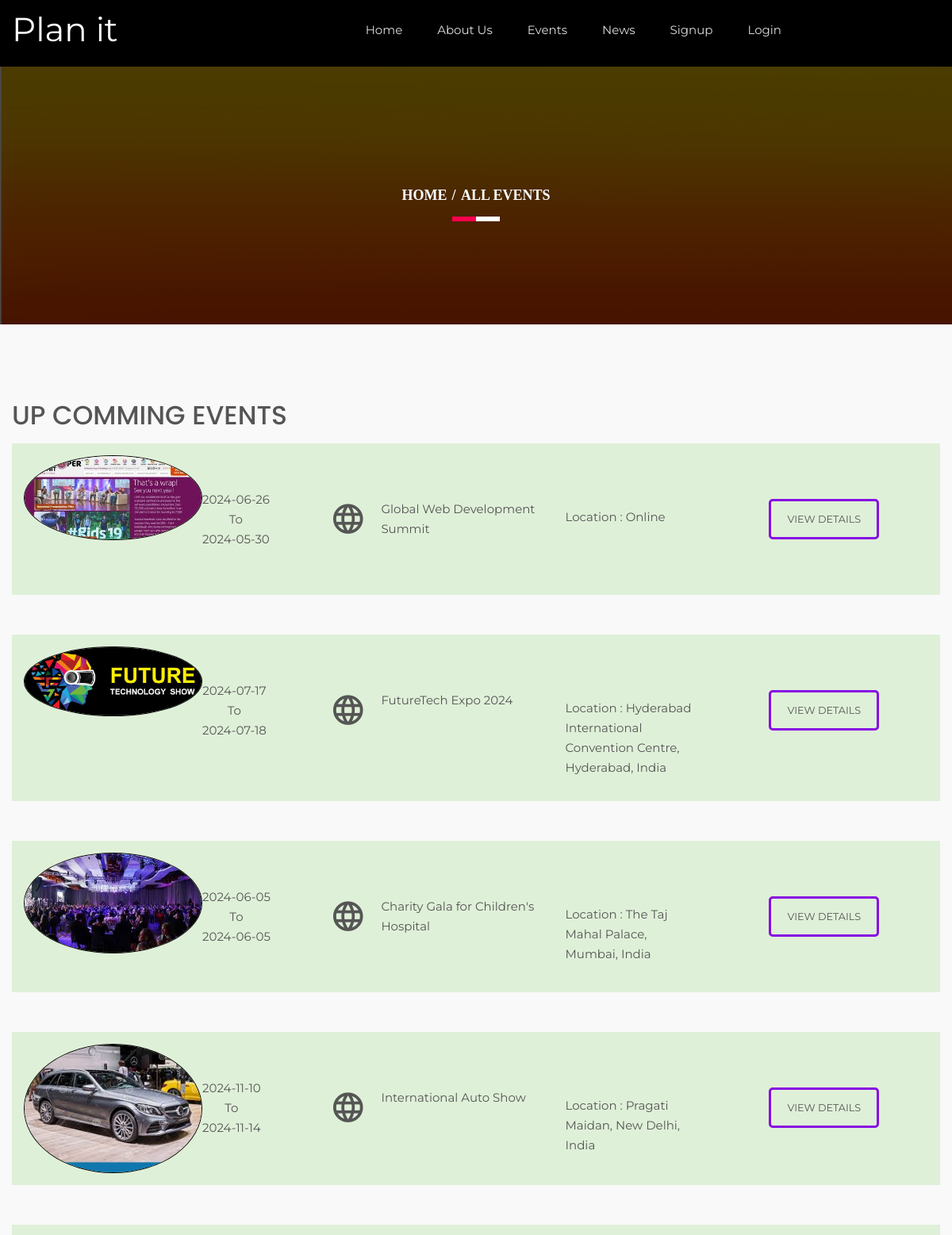
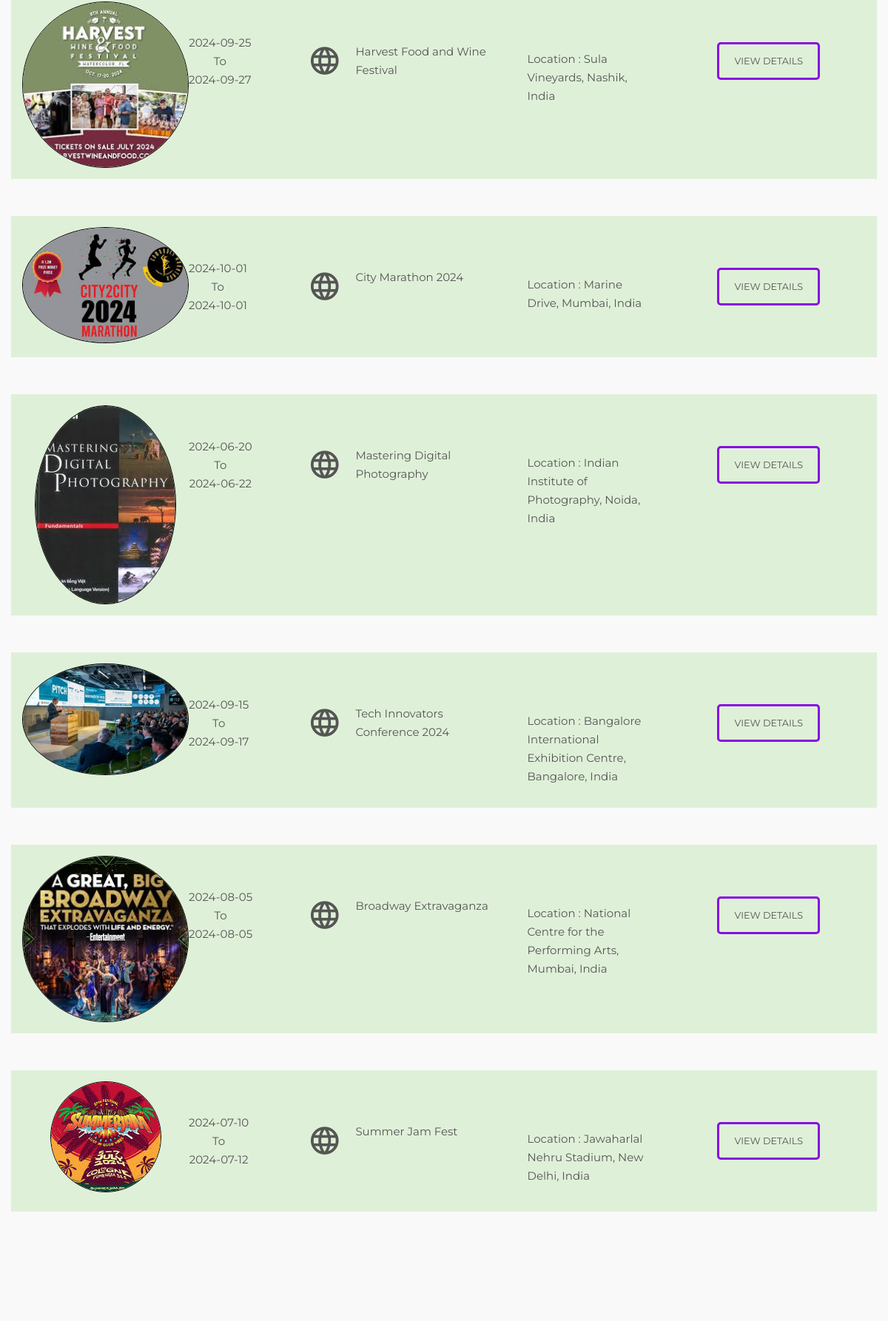
The page /all-events.php (upper part) on the database its author committed (2 pictures, top to bottom).
### tables this page shows
CREATE TABLE `tblgenralsettings` (
  `id` int(11) NOT NULL,
  `SiteName` varchar(200) DEFAULT NULL,
  `PhoneNumber` text DEFAULT NULL,
  `EmailId` varchar(255) DEFAULT NULL,
  `address` mediumtext DEFAULT NULL,
  `footercontent` mediumtext DEFAULT NULL,
  `LastUpdationDate` timestamp NULL DEFAULT NULL ON UPDATE current_timestamp()
);

CREATE TABLE `tblevents` (
  `id` int(11) NOT NULL,
  `CategoryId` char(10) DEFAULT NULL,
  `SponserId` char(10) DEFAULT NULL,
  `EventName` varchar(255) DEFAULT NULL,
  `EventDescription` mediumtext DEFAULT NULL,
  `EventStartDate` date DEFAULT NULL,
  `EventEndDate` date DEFAULT NULL,
  `EventLocation` varchar(255) DEFAULT NULL,
  `EventImage` varchar(255) DEFAULT NULL,
  `PostingDate` timestamp NULL DEFAULT current_timestamp(),
  `LastUpdationDate` timestamp NULL DEFAULT NULL ON UPDATE current_timestamp(),
  `IsActive` int(1) DEFAULT NULL
);

### all-events.php (the view, shortened to what this page needs)
<?php
include('includes/config.php');
?>
<!doctype html>
<html class="no-js" lang="en">
    <head>
        <link rel="stylesheet" href="css/bootstrap.min.css">
        <link rel="stylesheet" href="css/animate.css">
        <link rel="stylesheet" href="css/meanmenu.min.css">
        <link rel="stylesheet" href="css/owl.carousel.css">
        <link rel="stylesheet" href="css/icofont.css">
        <link rel="stylesheet" href="css/nivo-slider.css">
        <link rel="stylesheet" href="css/animate-text.css">
        <link rel="stylesheet" href="css/material-design-iconic-font.min.css">
		<link rel="stylesheet" href="style.css">
        <link rel="stylesheet" href="css/responsive.css">
		<link href="css/color/skin-default.css" rel="stylesheet">
    </head>
    <body>
         <div class="wrapper single-blog">
           <div id="home" class="header-slider-area">
                   <?php include_once('includes/header.php');?>
            </div>
            <div class="breadcumb-area bg-overlay">
                <div class="container">
                    <ol class="breadcrumb">
                        <li><a href="index.php">Home</a></li>
                        <li class="active">All Events</li>
                    </ol>
                </div>
            </div>
       <div class="upcomming-events-area off-white ptb100">
                  <div class="container">
                      <div class="row">
                          <div class="col-xs-12">
                           <h1 class="section-title">Up Comming Events</h1>
                        </div>
                          <div class="total-upcomming-event col-md-12 col-sm-12 col-xs-12">
<?php
$isactive=1;
$sql = "SELECT EventName,EventLocation,EventStartDate,EventEndDate,EventImage,id from tblevents where IsActive=:isactive order by id desc ";
$query = $dbh -> prepare($sql);
$query->bindParam(':isactive',$isactive,PDO::PARAM_STR);
$query->execute();
$results=$query->fetchAll(PDO::FETCH_OBJ);
if($query->rowCount() > 0)
{
foreach($results as $row)
{
    ?>
                              <div class="single-upcomming shadow-box">
                                 <div class="col-md-4 hidden-sm col-xs-12">
                                     <div class="sue-pic">
                                        <img src="admin/eventimages/<?php echo htmlentities($row->EventImage);?>" alt="<?php echo htmlentities($row->EventName);?>" style="border:#000 1px solid">
                                     </div>
                                     <div class="sue-date-time text-center">
                                         <span><?php echo htmlentities($row->EventStartDate);?></span>To
                                         <span><?php echo htmlentities($row->EventEndDate);?></span>
                                     </div>
                                 </div>
                                 <div class="col-md-3 col-sm-5 col-xs-12">
                                    <div class="uc-event-title">
                                        <div class="uc-icon"><i class="zmdi zmdi-globe-alt"></i></div>
                                        <a href="#"><?php echo htmlentities($row->EventName);?></a>
                                    </div>
                                 </div>
                                 <div class="col-md-2 col-sm-3 col-xs-12">
                                     <div class="venu-no">
                                         <p>Location : <?php echo htmlentities($row->EventLocation);?></p>
                                     </div>
                                 </div>
                                 <div class="col-md-3 col-sm-4 col-xs-12">
                                     <div class="upcomming-ticket text-center">
<a href="event-details.php?evntid=<?php echo htmlentities($row->id);?>" class="btn-def bnt-2 small">View Details</a>
                                     </div>
                                 </div>
                              </div>
 <?php } }  else { ?>
 <p>No Record Found</p>
 <?php } ?>
                          </div>
                      </div>
                  </div>
              </div>
        </div>
    </body>
</html>

### includes/header.php (shortened to what this page needs)
<?php
$ret = "Select  SiteName from tblgenralsettings ";
$querys = $dbh -> prepare($ret);
$querys->execute();
$resultss=$querys->fetchAll(PDO::FETCH_OBJ);
if($querys->rowCount() > 0)
{
foreach($resultss as $rows)
{ ?>
   <div id="home" class="header-slider-area">
                <div class="header-area header-2">
                    <div id="sticker" class="logo-menu-area header-area-2">
                        <div class="container hidden-xs">
                            <div class="row">
                                <div class="col-md-2 col-sm-3">
                                    <div class="logo">
                                        <a href="index.php" style="font-size:42px; color:#fff"><?php echo htmlentities($rows->SiteName);?></a>
                                    </div>
                                </div>
                                <div class="col-md-8 col-sm-9">
                                    <div class="main-menu text-right">
                                        <nav>
                                            <ul id="nav">
                                                <li><a class="smooth-scroll" href="index.php">Home</a></li>
                                                <li><a class="smooth-scroll" href="about-us.php">About Us</a></li>
                                                <li><a class="smooth-scroll" href="all-events.php">Events</a></li>
                                                <li><a class="smooth-scroll" href="news.php">News</a></li>
                                                <?php if(strlen($_SESSION['usrid']==0)){?>
                                                <li><a class="smooth-scroll" href="signup.php">Signup</a></li>
                                                 <li><a class="smooth-scroll" href="signin.php">Login</a></li>
                                             <?php } else {?>
<li><a class="smooth-scroll" href="profile.php">My Account</a></li>
                                             <?php } ?>
                                            </ul>
                                        </nav>
                                    </div>
                                </div>
                                </div>
                            </div>
                        </div>
                    </div>
                    <?php }} ?>

### style.css (style rules this page uses)
.container { width: 1200px }
html, body { height: 100%; font-family: 'Montserrat', sans-serif; font-size: 15px; color: #555; line-height: 25px; }
img { max-width: 100%; height: auto; }
p { margin: 0 0 15px }
h1, h2, h3, h4, h5, h6 { margin: 0 0 10px }
h1 { font-family: 'Poppins', sans-serif }
a { -webkit-transition: all 0.3s ease 0s; transition: all 0.3s ease 0s; text-decoration: none; color: #555; }
ul { list-style: outside none none; margin: 0; padding: 0; }
.ptb100 { padding: 100px 0 }
.off-white { background: #f9f9f9 }
.wrapper { background: #fff }
ul li { display: inline-block }
.main-menu ul li a { color: #ddd }
.logo-menu-area { padding: 35px 0 }
.main-menu ul li { margin-right: 40px }
.main-menu ul li:last-child { margin: 0 }
.header-area { left: 0; position: absolute; top: 0; width: 100%; z-index: 999; }
.header-slider-area { position: relative }
a.btn-def { border: 1px solid #f1f1f1; border-radius: 5px; color: #f1f1f1; display: inline-block; padding: 15px 30px; text-transform: uppercase; }
a.btn-def.bnt-2 { border: 3px solid #870ee2; color: #555; padding: 10px 20px; }
a.btn-def.bnt-2.small { padding: 10px 20px }
.section-title { color: #555555; font-size: 33px; line-height: 30px; margin: 0 0 20px; text-transform: uppercase; }
.shadow-box { -webkit-transition: all 0.3s ease 0s; transition: all 0.3s ease 0s; }
.sue-pic > img { border-radius: 100% }
.sue-pic { float: left; text-align: center; width: 225px; }
.sue-date-time { display: inline-block; padding: 43px 0; }
.sue-date-time span { display: block }
.uc-icon { float: left; font-size: 45px; width: 23%; padding-top: 13px; }
.uc-event-title > a { color: #555; float: left; padding-top: 10px; width: 77%; }
.single-upcomming { background: #dff0d8 none repeat scroll 0 0; float: left; margin-bottom: 50px; min-height: 180px; padding: 15px 0; width: 100%; }
.uc-event-title { overflow: hidden; padding-top: 45px; }
.venu-no { padding-top: 65px }
.upcomming-ticket { padding-top: 55px }
.bg-overlay { position: relative; z-index: 1; }
.bg-overlay:before { background: #000 none repeat scroll 0 0; content: ""; height: 100%; left: 0; opacity: 0.85; -ms-filter: "progid:DXImageTransform.Microsoft.Alpha(Opacity=85)"; position: absolute; top: 0; width: 100%; z-index: -1; }
.breadcumb-area.bg-overlay:before { opacity: 0.7; -ms-filter: "progid:DXImageTransform.Microsoft.Alpha(Opacity=70)"; }
.header-2 { background: #000 none repeat scroll 0 0; position: static; }
.breadcumb-area { background: rgba(0, 0, 0, 0) url("img/bg.png") repeat scroll 0 0; padding: 150px 0; text-align: center; }
.breadcrumb { background-color: transparent; border-radius: 0; list-style: outside none none; margin-bottom: 0; padding: 0; position: relative; }
.breadcrumb > li + li:before { color: #fff; font-weight: 700; padding: 0 2px; }
.breadcrumb a, .breadcrumb li.active { color: #fff }
.breadcrumb li { font-family: popins; font-size: 18px; font-weight: 700; text-transform: uppercase; }
.breadcrumb:before, .breadcrumb:after { background: #fff none repeat scroll 0 0; bottom: -20px; content: ""; height: 6px; left: 50%; position: absolute; -webkit-transform: translateX(-50%); transform: translateX(-50%); width: 60px; }
.breadcrumb:after { background: #ff004d none repeat scroll 0 0; -webkit-transform: translateX(-100%); transform: translateX(-100%); width: 30px; }
#sticker { right: 0; left: 0; }

### css/responsive.css (style rules this page uses)
@media (min-width: 1170px) and (max-width: 1400px) { .logo-menu-area { padding: 25px 0; } }

### css/color/skin-default.css (style rules this page uses)
.breadcrumb::after { background: #ff004d none repeat scroll 0 0; }

### rows shown on the page
tblgenralsettings: SiteName "Plan it"
tblevents: EventImage (picture), EventStartDate "2024-06-26", EventEndDate "2024-05-30", EventName "Global Web Development Summit", EventLocation "Online"
tblevents: EventImage (picture), EventStartDate "2024-07-17", EventEndDate "2024-07-18", EventName "FutureTech Expo 2024", EventLocation "Hyderabad International Convention Centre, Hyderabad, India"
tblevents: EventImage (picture), EventStartDate "2024-06-05", EventEndDate "2024-06-05", EventName "Charity Gala for Children's Hospital", EventLocation "The Taj Mahal Palace, Mumbai, India"
tblevents: EventImage (picture), EventStartDate "2024-11-10", EventEndDate "2024-11-14", EventName "International Auto Show", EventLocation "Pragati Maidan, New Delhi, India"
tblevents: EventImage (picture), EventStartDate "2024-09-25", EventEndDate "2024-09-27", EventName "Harvest Food and Wine Festival", EventLocation "Sula Vineyards, Nashik, India"
tblevents: EventImage (picture), EventStartDate "2024-10-01", EventEndDate "2024-10-01", EventName "City Marathon 2024", EventLocation "Marine Drive, Mumbai, India"
tblevents: EventImage (picture), EventStartDate "2024-06-20", EventEndDate "2024-06-22", EventName "Mastering Digital Photography", EventLocation "Indian Institute of Photography, Noida, India"
tblevents: EventImage (picture), EventStartDate "2024-09-15", EventEndDate "2024-09-17", EventName "Tech Innovators Conference 2024", EventLocation "Bangalore International Exhibition Centre, Bangalore, India"
tblevents: EventImage (picture), EventStartDate "2024-08-05", EventEndDate "2024-08-05", EventName "Broadway Extravaganza", EventLocation "National Centre for the Performing Arts, Mumbai, India"
tblevents: EventImage (picture), EventStartDate "2024-07-10", EventEndDate "2024-07-12", EventName "Summer Jam Fest", EventLocation "Jawaharlal Nehru Stadium, New Delhi, India"
